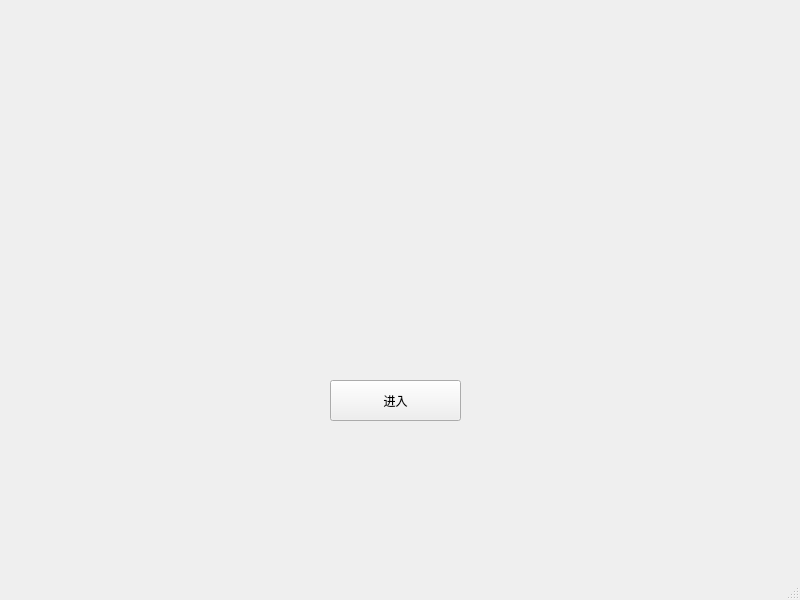
<?xml version="1.0" encoding="UTF-8"?>
<ui version="4.0">
 <class>MainWindowHello</class>
 <widget class="QMainWindow" name="MainWindowHello">
  <property name="geometry">
   <rect>
    <x>0</x>
    <y>0</y>
    <width>800</width>
    <height>600</height>
   </rect>
  </property>
  <property name="windowTitle">
   <string>MainWindow</string>
  </property>
  <widget class="QWidget" name="centralwidget">
   <widget class="QPushButton" name="pushButtonLogin">
    <property name="geometry">
     <rect>
      <x>330</x>
      <y>380</y>
      <width>131</width>
      <height>41</height>
     </rect>
    </property>
    <property name="text">
     <string>进入</string>
    </property>
   </widget>
  </widget>
  <widget class="QMenuBar" name="menubar">
   <property name="geometry">
    <rect>
     <x>0</x>
     <y>0</y>
     <width>800</width>
     <height>23</height>
    </rect>
   </property>
  </widget>
  <widget class="QStatusBar" name="statusbar"/>
 </widget>
 <resources/>
 <connections/>
</ui>
